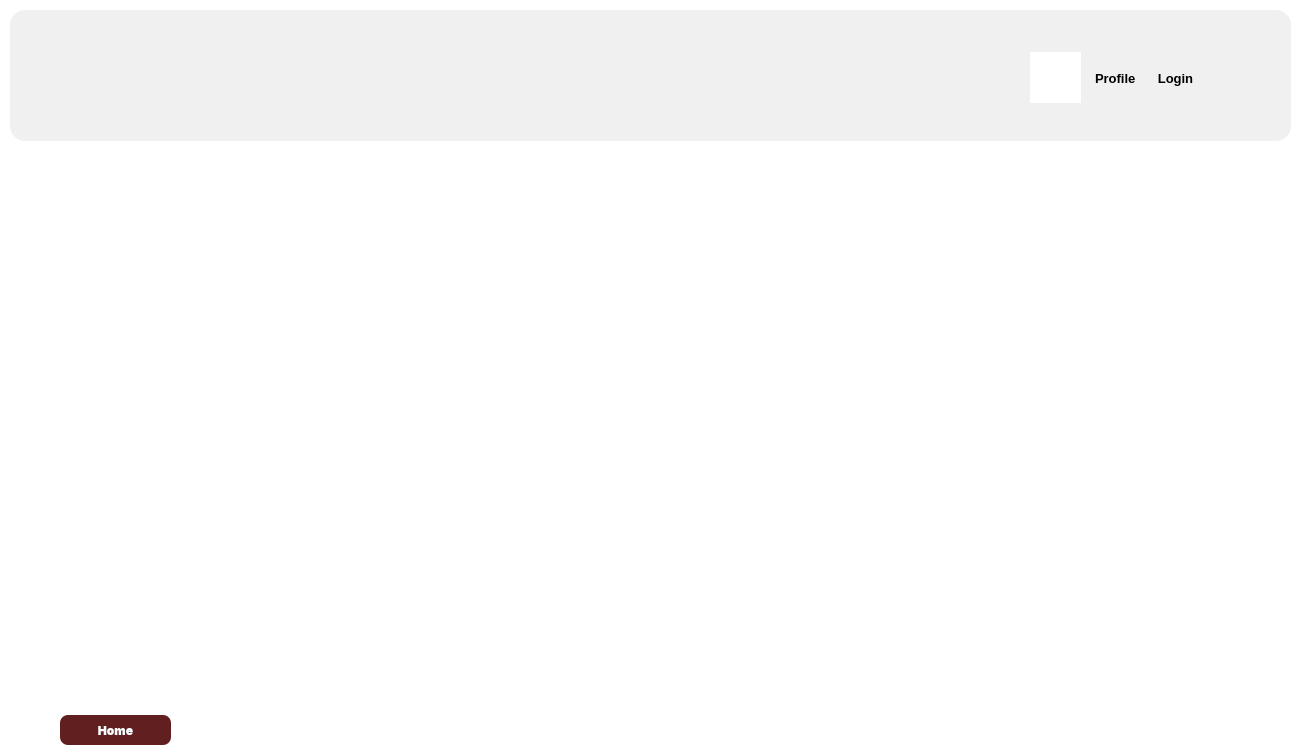
<?xml version="1.0" encoding="UTF-8"?>
<ui version="4.0">
 <class>Home</class>
 <widget class="QMainWindow" name="Home">
  <property name="geometry">
   <rect>
    <x>0</x>
    <y>0</y>
    <width>1302</width>
    <height>752</height>
   </rect>
  </property>
  <property name="windowTitle">
   <string>Home</string>
  </property>
  <property name="styleSheet">
   <string notr="true">background-color: #fff;</string>
  </property>
  <widget class="QWidget" name="centralwidget">
   <widget class="QStackedWidget" name="mainPanel">
    <property name="geometry">
     <rect>
      <x>0</x>
      <y>145</y>
      <width>1301</width>
      <height>601</height>
     </rect>
    </property>
    <property name="styleSheet">
     <string notr="true">QMainWindow {
	background-color: rgba(240, 240, 240, 255);
}</string>
    </property>
    <property name="currentIndex">
     <number>2</number>
    </property>
    <widget class="QWidget" name="page">
     <widget class="QStackedWidget" name="homePagePanel">
      <property name="geometry">
       <rect>
        <x>225</x>
        <y>30</y>
        <width>821</width>
        <height>541</height>
       </rect>
      </property>
      <property name="styleSheet">
       <string notr="true">QStackedWidget {
	background-color: rgba(240, 240, 240, 255);
	border-radius: 15px;
	border: 0px;
}

QWidget {
	border-radius: 15px;
	border: 0px;
}

VerticalScrollArea {
	background-color: rgba(240, 240, 240, 255);
	border-radius: 15px;
	border: 0px;
}</string>
      </property>
      <property name="frameShadow">
       <enum>QFrame::Sunken</enum>
      </property>
      <property name="currentIndex">
       <number>-1</number>
      </property>
     </widget>
     <widget class="QFrame" name="sideBarFrame">
      <property name="geometry">
       <rect>
        <x>10</x>
        <y>30</y>
        <width>201</width>
        <height>541</height>
       </rect>
      </property>
      <property name="styleSheet">
       <string notr="true">QFrame {
	background-color: rgba(240, 240, 240, 0);
	border-radius: 15px;
}</string>
      </property>
      <property name="frameShape">
       <enum>QFrame::StyledPanel</enum>
      </property>
      <property name="frameShadow">
       <enum>QFrame::Raised</enum>
      </property>
     </widget>
     <widget class="QFrame" name="rightSideBar">
      <property name="geometry">
       <rect>
        <x>1060</x>
        <y>30</y>
        <width>231</width>
        <height>541</height>
       </rect>
      </property>
      <property name="styleSheet">
       <string notr="true">QFrame {
	background-color: rgba(240, 240, 240, 255);
	border-radius: 15px;
}</string>
      </property>
      <property name="frameShape">
       <enum>QFrame::StyledPanel</enum>
      </property>
      <property name="frameShadow">
       <enum>QFrame::Raised</enum>
      </property>
      <widget class="QLabel" name="timer">
       <property name="geometry">
        <rect>
         <x>30</x>
         <y>460</y>
         <width>171</width>
         <height>61</height>
        </rect>
       </property>
       <property name="font">
        <font>
         <pointsize>12</pointsize>
         <bold>true</bold>
        </font>
       </property>
       <property name="styleSheet">
        <string notr="true">QLabel {
	background-color: rgb(45, 18, 153);
   	border-radius: 12px;  
	color: #fff;
}</string>
       </property>
       <property name="text">
        <string/>
       </property>
       <property name="alignment">
        <set>Qt::AlignCenter</set>
       </property>
      </widget>
      <widget class="QLabel" name="avtLbl_2">
       <property name="geometry">
        <rect>
         <x>30</x>
         <y>20</y>
         <width>171</width>
         <height>171</height>
        </rect>
       </property>
       <property name="text">
        <string/>
       </property>
      </widget>
      <widget class="QLabel" name="rsb_name">
       <property name="geometry">
        <rect>
         <x>20</x>
         <y>240</y>
         <width>191</width>
         <height>20</height>
        </rect>
       </property>
       <property name="font">
        <font>
         <pointsize>12</pointsize>
         <bold>true</bold>
        </font>
       </property>
       <property name="text">
        <string>TextLabel</string>
       </property>
       <property name="alignment">
        <set>Qt::AlignCenter</set>
       </property>
      </widget>
      <widget class="QLabel" name="rsb_role">
       <property name="geometry">
        <rect>
         <x>20</x>
         <y>280</y>
         <width>191</width>
         <height>20</height>
        </rect>
       </property>
       <property name="font">
        <font>
         <pointsize>10</pointsize>
        </font>
       </property>
       <property name="text">
        <string>TextLabel</string>
       </property>
       <property name="alignment">
        <set>Qt::AlignCenter</set>
       </property>
      </widget>
      <widget class="QLabel" name="rsb_rating">
       <property name="geometry">
        <rect>
         <x>20</x>
         <y>320</y>
         <width>191</width>
         <height>20</height>
        </rect>
       </property>
       <property name="font">
        <font>
         <pointsize>10</pointsize>
        </font>
       </property>
       <property name="text">
        <string>TextLabel</string>
       </property>
       <property name="alignment">
        <set>Qt::AlignCenter</set>
       </property>
      </widget>
     </widget>
    </widget>
    <widget class="QWidget" name="page_2">
     <widget class="QStackedWidget" name="loginPaneStack">
      <property name="geometry">
       <rect>
        <x>0</x>
        <y>20</y>
        <width>1291</width>
        <height>587</height>
       </rect>
      </property>
      <property name="styleSheet">
       <string notr="true">background-color: rgb(255, 255, 255);
border-radius: 20px;</string>
      </property>
      <property name="currentIndex">
       <number>0</number>
      </property>
      <widget class="QWidget" name="page_3">
       <widget class="QLabel" name="label_3">
        <property name="geometry">
         <rect>
          <x>313</x>
          <y>100</y>
          <width>611</width>
          <height>71</height>
         </rect>
        </property>
        <property name="font">
         <font>
          <pointsize>36</pointsize>
          <bold>true</bold>
         </font>
        </property>
        <property name="styleSheet">
         <string notr="true"/>
        </property>
        <property name="text">
         <string>CREATE NEW ACCOUNT</string>
        </property>
        <property name="alignment">
         <set>Qt::AlignCenter</set>
        </property>
       </widget>
       <widget class="QLabel" name="label_9">
        <property name="geometry">
         <rect>
          <x>283</x>
          <y>230</y>
          <width>111</width>
          <height>41</height>
         </rect>
        </property>
        <property name="font">
         <font>
          <pointsize>12</pointsize>
         </font>
        </property>
        <property name="text">
         <string>Username: </string>
        </property>
       </widget>
       <widget class="QLabel" name="label_10">
        <property name="geometry">
         <rect>
          <x>283</x>
          <y>290</y>
          <width>111</width>
          <height>41</height>
         </rect>
        </property>
        <property name="font">
         <font>
          <pointsize>12</pointsize>
         </font>
        </property>
        <property name="text">
         <string>Password: </string>
        </property>
       </widget>
       <widget class="QLineEdit" name="signUpUname">
        <property name="geometry">
         <rect>
          <x>433</x>
          <y>230</y>
          <width>391</width>
          <height>41</height>
         </rect>
        </property>
        <property name="font">
         <font>
          <pointsize>12</pointsize>
         </font>
        </property>
        <property name="styleSheet">
         <string notr="true">background-color: rgb(230, 230, 230);
border-radius: 5px;</string>
        </property>
        <property name="placeholderText">
         <string/>
        </property>
       </widget>
       <widget class="QLabel" name="label_11">
        <property name="geometry">
         <rect>
          <x>283</x>
          <y>340</y>
          <width>111</width>
          <height>41</height>
         </rect>
        </property>
        <property name="font">
         <font>
          <pointsize>12</pointsize>
         </font>
        </property>
        <property name="text">
         <string>Re-enter:</string>
        </property>
       </widget>
       <widget class="QLineEdit" name="signUpPwTxt">
        <property name="geometry">
         <rect>
          <x>433</x>
          <y>290</y>
          <width>391</width>
          <height>41</height>
         </rect>
        </property>
        <property name="font">
         <font>
          <pointsize>12</pointsize>
         </font>
        </property>
        <property name="styleSheet">
         <string notr="true">background-color: rgb(230, 230, 230);
border-radius: 5px;</string>
        </property>
        <property name="echoMode">
         <enum>QLineEdit::Password</enum>
        </property>
       </widget>
       <widget class="QLineEdit" name="signUpPwTxt_re">
        <property name="geometry">
         <rect>
          <x>433</x>
          <y>340</y>
          <width>391</width>
          <height>41</height>
         </rect>
        </property>
        <property name="font">
         <font>
          <pointsize>12</pointsize>
         </font>
        </property>
        <property name="styleSheet">
         <string notr="true">background-color: rgb(230, 230, 230);
border-radius: 5px;</string>
        </property>
        <property name="echoMode">
         <enum>QLineEdit::Password</enum>
        </property>
       </widget>
       <widget class="QPushButton" name="signupBtn">
        <property name="geometry">
         <rect>
          <x>528</x>
          <y>430</y>
          <width>151</width>
          <height>40</height>
         </rect>
        </property>
        <property name="styleSheet">
         <string notr="true"> QPushButton#signupBtn {
	background-color: rgb(45, 18, 153);
   border-radius: 12px;  
   color: #fff;
   font-family: Inter,sans-serif;
   font-size: 1.2rem;
   font-weight: 700;
   line-height: 1;
   margin: 0;
   outline: none;
   padding: 1rem 1.2rem;
   text-align: center;
   text-decoration: none;
   white-space: nowrap;
   border: 0;
 }
QPushButton#signupBtn:hover:!pressed
{
  border: 1.5px solid rgb(55, 45, 135);
}
 QPushButton#signupBtn:hover {
 }</string>
        </property>
        <property name="text">
         <string>GO!</string>
        </property>
       </widget>
       <widget class="QCheckBox" name="signUpCBx">
        <property name="geometry">
         <rect>
          <x>843</x>
          <y>290</y>
          <width>101</width>
          <height>41</height>
         </rect>
        </property>
        <property name="text">
         <string>Show Password</string>
        </property>
       </widget>
       <widget class="QPushButton" name="cancelCreateBtn">
        <property name="geometry">
         <rect>
          <x>530</x>
          <y>480</y>
          <width>151</width>
          <height>23</height>
         </rect>
        </property>
        <property name="styleSheet">
         <string notr="true">QPushButton#newaccountBtn:hover:!pressed
{
 color: rgb(100, 100, 100);
}</string>
        </property>
        <property name="text">
         <string>Login</string>
        </property>
       </widget>
       <widget class="QLabel" name="signUpError">
        <property name="geometry">
         <rect>
          <x>380</x>
          <y>400</y>
          <width>441</width>
          <height>20</height>
         </rect>
        </property>
        <property name="styleSheet">
         <string notr="true">color: red;</string>
        </property>
        <property name="text">
         <string/>
        </property>
        <property name="alignment">
         <set>Qt::AlignCenter</set>
        </property>
       </widget>
      </widget>
      <widget class="QWidget" name="page_4">
       <widget class="QLabel" name="label">
        <property name="geometry">
         <rect>
          <x>460</x>
          <y>100</y>
          <width>271</width>
          <height>71</height>
         </rect>
        </property>
        <property name="font">
         <font>
          <pointsize>36</pointsize>
          <bold>true</bold>
         </font>
        </property>
        <property name="styleSheet">
         <string notr="true"/>
        </property>
        <property name="text">
         <string>LOGIN</string>
        </property>
        <property name="alignment">
         <set>Qt::AlignCenter</set>
        </property>
       </widget>
       <widget class="QLineEdit" name="loginUnameTxt">
        <property name="geometry">
         <rect>
          <x>390</x>
          <y>210</y>
          <width>401</width>
          <height>41</height>
         </rect>
        </property>
        <property name="font">
         <font>
          <pointsize>12</pointsize>
         </font>
        </property>
        <property name="styleSheet">
         <string notr="true">background-color: rgb(230, 230, 230);
border-radius: 5px;</string>
        </property>
        <property name="alignment">
         <set>Qt::AlignCenter</set>
        </property>
        <property name="dragEnabled">
         <bool>false</bool>
        </property>
        <property name="placeholderText">
         <string>Username</string>
        </property>
       </widget>
       <widget class="QLineEdit" name="loginPwTxt">
        <property name="geometry">
         <rect>
          <x>390</x>
          <y>270</y>
          <width>401</width>
          <height>41</height>
         </rect>
        </property>
        <property name="font">
         <font>
          <pointsize>12</pointsize>
         </font>
        </property>
        <property name="styleSheet">
         <string notr="true">background-color: rgb(230, 230, 230);
border-radius: 5px;</string>
        </property>
        <property name="echoMode">
         <enum>QLineEdit::Password</enum>
        </property>
        <property name="alignment">
         <set>Qt::AlignCenter</set>
        </property>
        <property name="placeholderText">
         <string>Password</string>
        </property>
       </widget>
       <widget class="QPushButton" name="loginBtn">
        <property name="geometry">
         <rect>
          <x>515</x>
          <y>390</y>
          <width>151</width>
          <height>40</height>
         </rect>
        </property>
        <property name="styleSheet">
         <string notr="true"> QPushButton#loginBtn {
 	background-color: rgb(45, 18, 153);
   border-radius: 12px;  
   color: #fff;
   font-family: Inter,sans-serif;
   font-size: 1.2rem;
   font-weight: 700;
   line-height: 1;
   margin: 0;
   outline: none;
   padding: 1rem 1.2rem;
   text-align: center;
   text-decoration: none;
   white-space: nowrap;
   border: 0;
 }
QPushButton#loginBtn:hover:!pressed
{
  border: 1.5px solid rgb(55, 45, 135);
}
 QPushButton#loginBtn:hover {
     background-color: rgb(55, 45, 135);
 }</string>
        </property>
        <property name="text">
         <string>GO!</string>
        </property>
       </widget>
       <widget class="QCheckBox" name="savePass">
        <property name="geometry">
         <rect>
          <x>490</x>
          <y>360</y>
          <width>201</width>
          <height>20</height>
         </rect>
        </property>
        <property name="text">
         <string>Save information for the next time.</string>
        </property>
       </widget>
       <widget class="QCheckBox" name="loginShowPwCBx">
        <property name="geometry">
         <rect>
          <x>820</x>
          <y>270</y>
          <width>101</width>
          <height>41</height>
         </rect>
        </property>
        <property name="text">
         <string>Show password</string>
        </property>
       </widget>
       <widget class="QPushButton" name="newaccountBtn">
        <property name="geometry">
         <rect>
          <x>516</x>
          <y>445</y>
          <width>151</width>
          <height>20</height>
         </rect>
        </property>
        <property name="styleSheet">
         <string notr="true">QPushButton#newaccountBtn:hover:!pressed
{
 color: rgb(100, 100, 100);
}</string>
        </property>
        <property name="text">
         <string>Create account!</string>
        </property>
       </widget>
       <widget class="QPushButton" name="cancelLoginBtn">
        <property name="geometry">
         <rect>
          <x>50</x>
          <y>520</y>
          <width>111</width>
          <height>30</height>
         </rect>
        </property>
        <property name="styleSheet">
         <string notr="true"> QPushButton#cancelLoginBtn {
   background-color: rgb(97, 31, 31);
   border-radius: 8px;  
   color: #fff;
   font-family: Inter,sans-serif;
   font-size: 1.2rem;
   font-weight: 700;
   line-height: 1;
   margin: 0;
   outline: none;
   padding: 1rem 1.2rem;
   text-align: center;
   text-decoration: none;
   white-space: nowrap;
   border: 0;
 }
QPushButton#cancelLoginBtn:hover:!pressed
{
  background-color: rgb(100, 30, 30);
}
 QPushButton#cancelLoginBtn:hover {
     background-color: rgb(147, 81, 81);
 }</string>
        </property>
        <property name="text">
         <string>BACK</string>
        </property>
       </widget>
       <widget class="QLabel" name="loginError">
        <property name="geometry">
         <rect>
          <x>373</x>
          <y>330</y>
          <width>441</width>
          <height>20</height>
         </rect>
        </property>
        <property name="styleSheet">
         <string notr="true">color: red;</string>
        </property>
        <property name="text">
         <string/>
        </property>
        <property name="alignment">
         <set>Qt::AlignCenter</set>
        </property>
       </widget>
      </widget>
     </widget>
    </widget>
    <widget class="QWidget" name="page_9">
     <widget class="QStackedWidget" name="profilePagePanel">
      <property name="geometry">
       <rect>
        <x>230</x>
        <y>20</y>
        <width>1041</width>
        <height>571</height>
       </rect>
      </property>
      <property name="styleSheet">
       <string notr="true">QStackedWidget {
	background-color: #fff;
}</string>
      </property>
      <property name="currentIndex">
       <number>-1</number>
      </property>
     </widget>
     <widget class="QFrame" name="sideBarProfile">
      <property name="geometry">
       <rect>
        <x>20</x>
        <y>20</y>
        <width>201</width>
        <height>531</height>
       </rect>
      </property>
      <property name="styleSheet">
       <string notr="true">QFrame {
	background-color: rgba(240, 240, 240, 0);
	border-radius: 15px;
}</string>
      </property>
      <property name="frameShape">
       <enum>QFrame::StyledPanel</enum>
      </property>
      <property name="frameShadow">
       <enum>QFrame::Raised</enum>
      </property>
     </widget>
     <widget class="QPushButton" name="backToHomeBtn">
      <property name="geometry">
       <rect>
        <x>60</x>
        <y>570</y>
        <width>111</width>
        <height>30</height>
       </rect>
      </property>
      <property name="styleSheet">
       <string notr="true"> QPushButton#backToHomeBtn {
   background-color: rgb(97, 31, 31);
   border-radius: 8px;  
   color: #fff;
   font-family: Inter,sans-serif;
   font-size: 1.2rem;
   font-weight: 700;
   line-height: 1;
   margin: 0;
   outline: none;
   padding: 1rem 1.2rem;
   text-align: center;
   text-decoration: none;
   white-space: nowrap;
   border: 0;
 }
QPushButton#backToHomeBtn:hover:!pressed
{
  background-color: rgb(100, 30, 30);
}
 QPushButton#backToHomeBtn:hover {
     background-color: rgb(147, 81, 81);
 }</string>
      </property>
      <property name="text">
       <string>Home</string>
      </property>
     </widget>
    </widget>
   </widget>
   <widget class="QFrame" name="navigatorBar">
    <property name="geometry">
     <rect>
      <x>10</x>
      <y>10</y>
      <width>1281</width>
      <height>131</height>
     </rect>
    </property>
    <property name="styleSheet">
     <string notr="true">QFrame{
	background-color: rgba(240, 240, 240, 255);
	border-radius: 15px;
}</string>
    </property>
    <property name="frameShape">
     <enum>QFrame::Box</enum>
    </property>
    <property name="frameShadow">
     <enum>QFrame::Sunken</enum>
    </property>
    <widget class="QPushButton" name="sessionInfoBtn">
     <property name="geometry">
      <rect>
       <x>1080</x>
       <y>48</y>
       <width>171</width>
       <height>41</height>
      </rect>
     </property>
     <property name="font">
      <font>
       <pointsize>10</pointsize>
       <bold>true</bold>
      </font>
     </property>
     <property name="styleSheet">
      <string notr="true">QPushButton {
	background-color: rgba(0, 0, 0, 0);
	border: 0px;
}</string>
     </property>
     <property name="text">
      <string>Login</string>
     </property>
    </widget>
    <widget class="QLabel" name="avtLbl">
     <property name="geometry">
      <rect>
       <x>1020</x>
       <y>42</y>
       <width>51</width>
       <height>51</height>
      </rect>
     </property>
     <property name="styleSheet">
      <string notr="true">border-radius: 50%;
height: 50px;
width: 50px;
background-color: rgba(255, 255, 255, 255);</string>
     </property>
     <property name="text">
      <string/>
     </property>
    </widget>
    <widget class="QComboBox" name="sessionCbb">
     <property name="geometry">
      <rect>
       <x>1080</x>
       <y>53</y>
       <width>171</width>
       <height>31</height>
      </rect>
     </property>
     <property name="font">
      <font>
       <pointsize>10</pointsize>
       <bold>true</bold>
      </font>
     </property>
     <property name="layoutDirection">
      <enum>Qt::LeftToRight</enum>
     </property>
     <property name="styleSheet">
      <string notr="true">QComboBox::drop-down {
	subcontrol-origin: padding;
	subcontrol-position: top right;
	width: 20px;

	border-top-right-radius: 3px;
	border-bottom-right-radius: 3px;
}
QComboBox {
	border: 0px;
	background-color: rgba(0, 0, 0, 0);
}
QComboBox::down-arrow {
	border: 0px;
}
QComboBox::indicator{
    border: none;
}</string>
     </property>
     <property name="placeholderText">
      <string/>
     </property>
     <item>
      <property name="text">
       <string>Profile</string>
      </property>
     </item>
     <item>
      <property name="text">
       <string>Logout</string>
      </property>
     </item>
    </widget>
    <widget class="QLabel" name="favicon">
     <property name="geometry">
      <rect>
       <x>30</x>
       <y>16</y>
       <width>401</width>
       <height>91</height>
      </rect>
     </property>
     <property name="text">
      <string/>
     </property>
    </widget>
    <zorder>sessionCbb</zorder>
    <zorder>sessionInfoBtn</zorder>
    <zorder>avtLbl</zorder>
    <zorder>favicon</zorder>
   </widget>
  </widget>
 </widget>
 <resources/>
 <connections/>
</ui>
